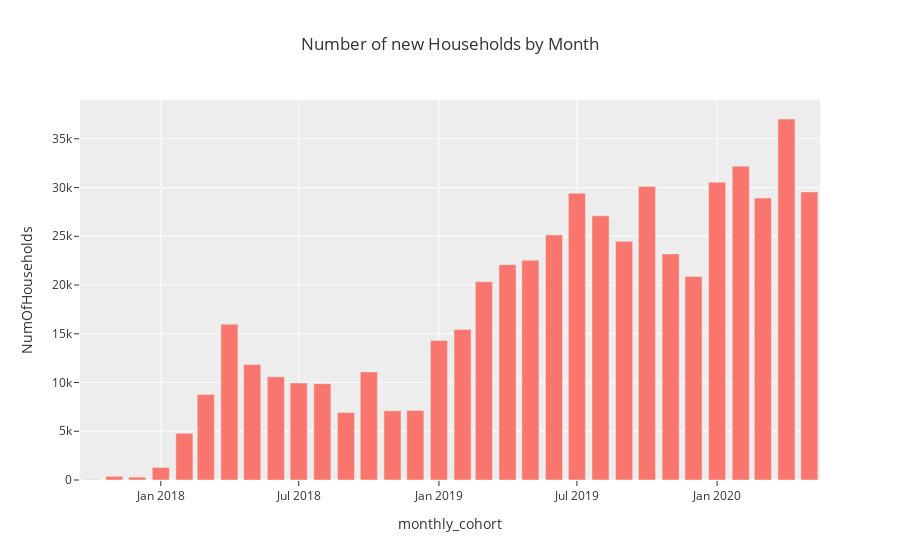

This figure's notebook cell:
### Code cell
fig1 = px.bar(df_hh_monthly,
                y="NumOfHouseholds",
                x="monthly_cohort",
                title="Number of new Households by Month",
                
                template="ggplot2")
fig1.show()
#filename_prefix = datetime.now().strftime("%y%m%d")
filename_prefix="200526"
filename=filename_prefix+"_New_households_by_month.png"
output_location="./output/"+filename
#fig1.to_image(format='png')

### Figure 1 — Plotly figure (JSON) as saved in the notebook; plotly's stock layout.template omitted (floating-point values rounded to 4 significant figures)
{"data": [{"alignmentgroup": "True", "hovertemplate": "monthly_cohort=%{x}<br>NumOfHouseholds=%{y}<extra></extra>", "legendgroup": "", "marker": {"color": "#F8766D"}, "name": "", "offsetgroup": "", "orientation": "v", "showlegend": false, "textposition": "auto", "type": "bar", "x": ["2017-10", "2017-11", "2017-12", "2018-01", "2018-02", "2018-03", "2018-04", "2018-05", "2018-06", "2018-07", "2018-08", "2018-09", "2018-10", "2018-11", "2018-12", "2019-01", "2019-02", "2019-03", "2019-04", "2019-05", "2019-06", "2019-07", "2019-08", "2019-09", "2019-10", "2019-11", "2019-12", "2020-01", "2020-02", "2020-03", "2020-04", "2020-05"], "xaxis": "x", "y": [48, 371, 296, 1286, 4794, 8772, 15982, 11852, 10581, 9956, 9882, 6925, 11090, 7091, 7125, 14317, 15426, 20343, 22084, 22546, 25138, 29418, 27096, 24483, 30097, 23193, 20886, 30542, 32191, 28918, 37031, 29550], "yaxis": "y"}], "layout": {"barmode": "relative", "legend": {"tracegroupgap": 0}, "title": {"text": "Number of new Households by Month"}, "xaxis": {"anchor": "y", "domain": [0, 1], "title": {"text": "monthly_cohort"}}, "yaxis": {"anchor": "x", "domain": [0, 1], "title": {"text": "NumOfHouseholds"}}}}
